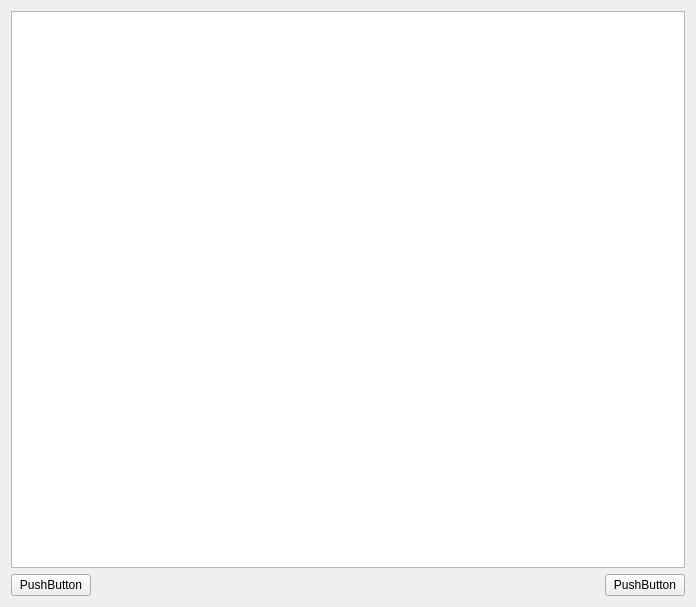
<?xml version="1.0" encoding="UTF-8"?>
<ui version="4.0">
 <class>WorkspaceWidget</class>
 <widget class="QWidget" name="WorkspaceWidget">
  <property name="geometry">
   <rect>
    <x>0</x>
    <y>0</y>
    <width>696</width>
    <height>607</height>
   </rect>
  </property>
  <property name="windowTitle">
   <string>Form</string>
  </property>
  <layout class="QVBoxLayout" name="verticalLayout">
   <item>
    <layout class="QVBoxLayout" name="verticalLayout_2">
     <item>
      <widget class="QGraphicsView" name="graphicsView"/>
     </item>
     <item>
      <layout class="QHBoxLayout" name="horizontalLayout">
       <item>
        <widget class="QPushButton" name="pushButton">
         <property name="text">
          <string>PushButton</string>
         </property>
        </widget>
       </item>
       <item>
        <spacer name="horizontalSpacer">
         <property name="orientation">
          <enum>Qt::Horizontal</enum>
         </property>
         <property name="sizeHint" stdset="0">
          <size>
           <width>40</width>
           <height>20</height>
          </size>
         </property>
        </spacer>
       </item>
       <item>
        <widget class="QPushButton" name="pushButton_2">
         <property name="text">
          <string>PushButton</string>
         </property>
        </widget>
       </item>
      </layout>
     </item>
    </layout>
   </item>
  </layout>
 </widget>
 <resources/>
 <connections/>
</ui>
